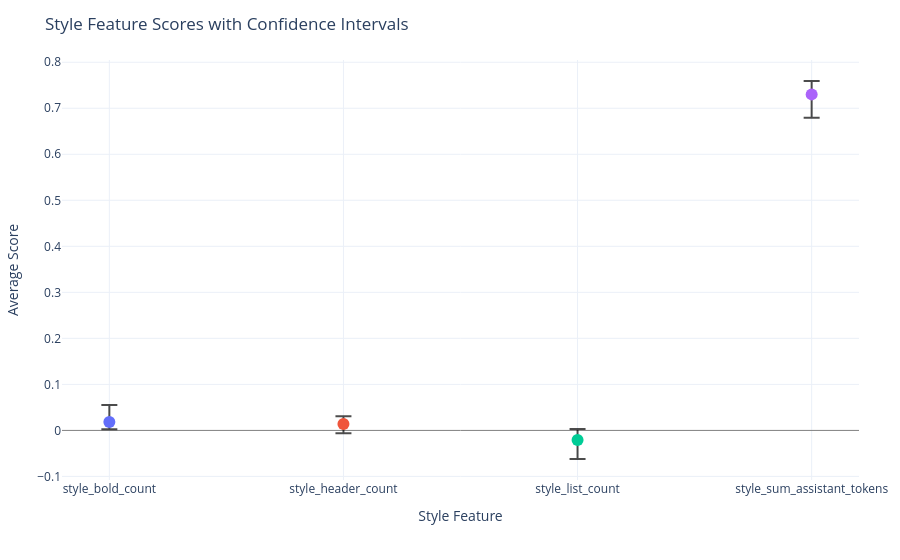

The notebook cell saved with this chart:
### Markdown cell above
### Look at the impact of style

Now let's visualize the style feature scores with confidence intervals using our premade `plot_style_features` in `plotting_utils.py`.

### Code cell
# plot style feature coefficients
fig = plot_style_features(results_df_style_control, selected_models)
fig.show()

### Figure 1 — Plotly figure (JSON) as saved in the notebook; plotly's stock layout.template omitted (floating-point values rounded to 4 significant figures)
{"data": [{"error_y": {"array": [0.03681], "arrayminus": [0.01584], "color": "rgba(0,0,0,0.7)", "symmetric": false, "thickness": 2, "type": "data", "width": 8}, "hovertemplate": "<b>style_bold_count</b><br>Score: 0.018<br>95% CI: [0.003, 0.055]<br>Rank: -1", "marker": {"size": 12}, "mode": "markers", "name": "style_bold_count", "showlegend": false, "type": "scatter", "x": ["style_bold_count"], "y": [0.01842]}, {"error_y": {"array": [0.01682], "arrayminus": [0.02049], "color": "rgba(0,0,0,0.7)", "symmetric": false, "thickness": 2, "type": "data", "width": 8}, "hovertemplate": "<b>style_header_count</b><br>Score: 0.014<br>95% CI: [-0.006, 0.031]<br>Rank: -1", "marker": {"size": 12}, "mode": "markers", "name": "style_header_count", "showlegend": false, "type": "scatter", "x": ["style_header_count"], "y": [0.01412]}, {"error_y": {"array": [0.02399], "arrayminus": [0.04119], "color": "rgba(0,0,0,0.7)", "symmetric": false, "thickness": 2, "type": "data", "width": 8}, "hovertemplate": "<b>style_list_count</b><br>Score: -0.021<br>95% CI: [-0.062, 0.003]<br>Rank: -1", "marker": {"size": 12}, "mode": "markers", "name": "style_list_count", "showlegend": false, "type": "scatter", "x": ["style_list_count"], "y": [-0.02094]}, {"error_y": {"array": [0.02908], "arrayminus": [0.05079], "color": "rgba(0,0,0,0.7)", "symmetric": false, "thickness": 2, "type": "data", "width": 8}, "hovertemplate": "<b>style_sum_assistant_tokens</b><br>Score: 0.730<br>95% CI: [0.679, 0.759]<br>Rank: -1", "marker": {"size": 12}, "mode": "markers", "name": "style_sum_assistant_tokens", "showlegend": false, "type": "scatter", "x": ["style_sum_assistant_tokens"], "y": [0.7302]}], "layout": {"margin": {"b": 80, "l": 40, "r": 20, "t": 60}, "title": {"text": "Style Feature Scores with Confidence Intervals"}, "xaxis": {"tickmode": "array", "ticktext": ["style_bold_count", "style_header_count", "style_list_count", "style_sum_assistant_tokens"], "tickvals": ["style_bold_count", "style_header_count", "style_list_count", "style_sum_assistant_tokens"], "title": {"text": "Style Feature"}}, "yaxis": {"title": {"text": "Average Score"}, "zeroline": true, "zerolinecolor": "gray", "zerolinewidth": 1}}}
